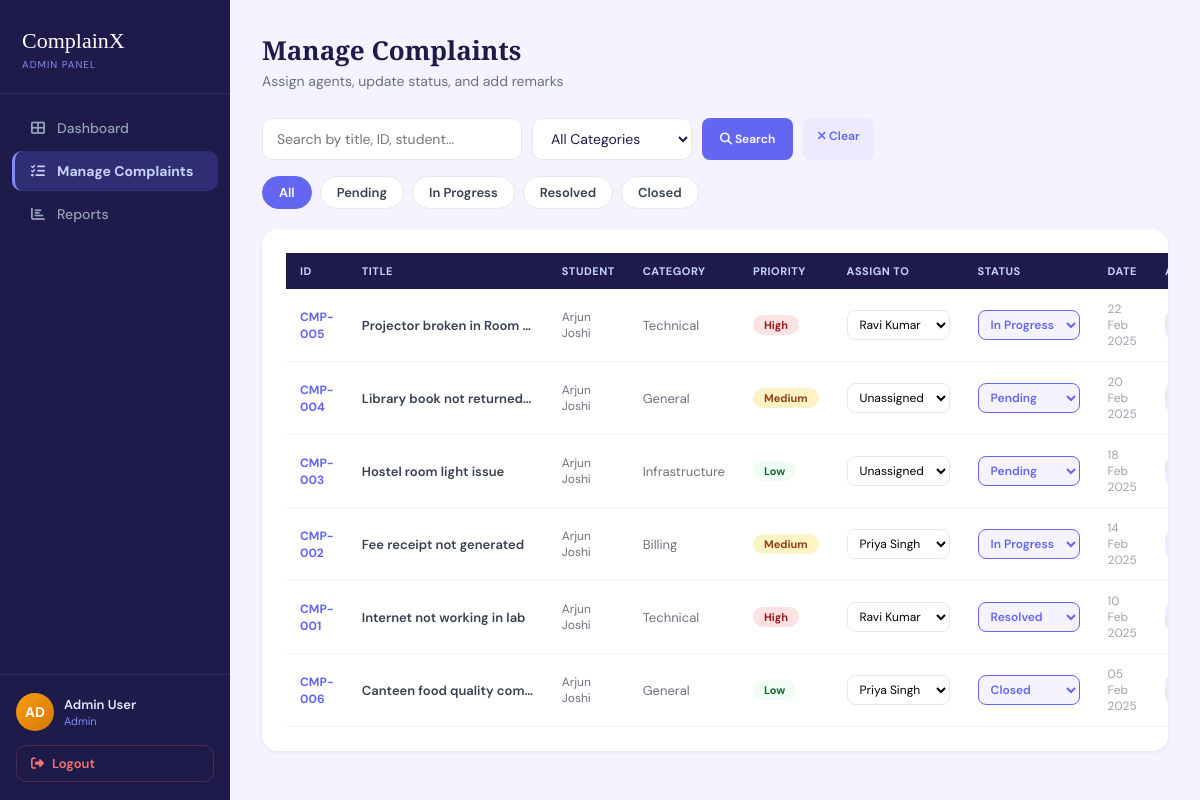
/admin/manage_complaints.php (signed in), run on the app's committed database.
### tables this page shows
CREATE TABLE IF NOT EXISTS complaints (
    id INT AUTO_INCREMENT PRIMARY KEY,
    complaint_no VARCHAR(20) NOT NULL UNIQUE,
    user_id INT NOT NULL,
    title VARCHAR(255) NOT NULL,
    category_id INT NOT NULL,
    description TEXT NOT NULL,
    attachment VARCHAR(255) DEFAULT NULL,
    priority ENUM('Low','Medium','High') DEFAULT 'Medium',
    status ENUM('Pending','In Progress','Resolved','Closed') DEFAULT 'Pending',
    agent_id INT DEFAULT NULL,
    created_at DATETIME DEFAULT CURRENT_TIMESTAMP,
    updated_at DATETIME DEFAULT CURRENT_TIMESTAMP ON UPDATE CURRENT_TIMESTAMP,
    FOREIGN KEY (user_id) REFERENCES users(id) ON DELETE CASCADE,
    FOREIGN KEY (category_id) REFERENCES categories(id),
    FOREIGN KEY (agent_id) REFERENCES users(id) ON DELETE SET NULL
);

CREATE TABLE IF NOT EXISTS users (
    id INT AUTO_INCREMENT PRIMARY KEY,
    name VARCHAR(100) NOT NULL,
    email VARCHAR(150) NOT NULL UNIQUE,
    password VARCHAR(255) NOT NULL,
    phone VARCHAR(15),
    role ENUM('user','admin','agent') DEFAULT 'user',
    created_at DATETIME DEFAULT CURRENT_TIMESTAMP
);

CREATE TABLE IF NOT EXISTS categories (
    id INT AUTO_INCREMENT PRIMARY KEY,
    name VARCHAR(100) NOT NULL
);

### admin/manage_complaints.php (the view, shortened to what this page needs)
<?php
require_once '../config/db.php';
require_once '../includes/functions.php';
$filter   = $_GET['status']   ?? 'All';
$catFilter= $_GET['category'] ?? 'All';
$search   = sanitize($conn, $_GET['search'] ?? '');
$where = "WHERE 1=1";
$complaints = $conn->query("
    SELECT c.*, cat.name as category_name, u.name as user_name, ag.name as agent_name
    FROM complaints c
    LEFT JOIN categories cat ON c.category_id = cat.id
    LEFT JOIN users u ON c.user_id = u.id
    LEFT JOIN users ag ON c.agent_id = ag.id
    $where ORDER BY c.created_at DESC
");
$agents     = $conn->query("SELECT id, name FROM users WHERE role IN ('admin','agent') ORDER BY name");
?>
<!DOCTYPE html>
<html lang="en">
<head>
<link rel="stylesheet" href="../assets/css/style.css">
<link rel="stylesheet" href="https://cdnjs.cloudflare.com/ajax/libs/font-awesome/6.4.0/css/all.min.css">
</head>
<body>
<div class="app-wrapper">
<?php require_once '../includes/sidebar_admin.php'; ?>
<div class="main-content">
    <div class="page-header">
        <h2>Manage Complaints</h2>
        <p>Assign agents, update status, and add remarks</p>
    </div>
    <div style="display:flex;gap:10px;flex-wrap:wrap;margin-bottom:16px;align-items:center;">
        <form method="GET" style="display:flex;gap:10px;flex-wrap:wrap;flex:1;">
            <input type="text" name="search" class="form-control-cx" placeholder="Search by title, ID, student..."
                value="<?= htmlspecialchars($search) ?>" style="max-width:260px;">
            <select name="category" class="form-select-cx" style="max-width:160px;">
                <option value="All">All Categories</option>
            </select>
            <button type="submit" class="btn-sm-cx btn-save" style="padding:10px 18px;"><i class="fas fa-search"></i> Search</button>
            <a href="manage_complaints.php" class="btn-sm-cx btn-view" style="padding:10px 14px;"><i class="fas fa-times"></i> Clear</a>
        </form>
    </div>
    <div class="filter-tabs">
        <?php foreach (['All','Pending','In Progress','Resolved','Closed'] as $tab): ?>
        <a href="manage_complaints.php?status=<?= urlencode($tab) ?>&category=<?= urlencode($catFilter) ?>&search=<?= urlencode($search) ?>"
           class="filter-tab <?= $filter === $tab ? 'active' : '' ?>"><?= $tab ?></a>
        <?php endforeach; ?>
    </div>
    <div class="card-box" style="overflow-x:auto;">
        <table class="table-modern table-admin">
            <thead><tr>
                <th>ID</th>
                <th>Title</th>
                <th>Student</th>
                <th>Category</th>
                <th>Priority</th>
                <th>Assign To</th>
                <th>Status</th>
                <th>Date</th>
                <th>Action</th>
            </tr></thead>
            <tbody>
            <?php if ($complaints->num_rows > 0): ?>
            <?php while ($c = $complaints->fetch_assoc()): ?>
            <tr>
                <td><span class="id-badge"><?= $c['complaint_no'] ?></span></td>
                <td style="font-weight:600;max-width:200px;overflow:hidden;text-overflow:ellipsis;white-space:nowrap;" title="<?= htmlspecialchars($c['title']) ?>"><?= htmlspecialchars($c['title']) ?></td>
                <td style="color:#6b7280;font-size:12px;"><?= htmlspecialchars($c['user_name']) ?></td>
                <td style="color:#6b7280;"><?= $c['category_name'] ?></td>
                <td><?= getPriorityBadge($c['priority']) ?></td>
                <td>
                    <select class="inline-select" onchange="updateAgent(<?= $c['id'] ?>, this.value)">
                        <option value="">Unassigned</option>
                        <?php $agents->data_seek(0); while ($ag = $agents->fetch_assoc()): ?>
                        <option value="<?= $ag['id'] ?>" <?= $c['agent_id'] == $ag['id'] ? 'selected' : '' ?>>
                            <?= htmlspecialchars($ag['name']) ?>
                        </option>
                        <?php endwhile; ?>
                    </select>
                </td>
                <td>
                    <select class="inline-select-action" onchange="updateStatus(<?= $c['id'] ?>, this.value)">
                        <?php foreach (['Pending','In Progress','Resolved','Closed'] as $s): ?>
                        <option value="<?= $s ?>" <?= $c['status'] === $s ? 'selected' : '' ?>><?= $s ?></option>
                        <?php endforeach; ?>
                    </select>
                </td>
                <td style="color:#9ca3af;font-size:12px;"><?= date('d M Y', strtotime($c['created_at'])) ?></td>
                <td><a href="view_complaint.php?id=<?= $c['id'] ?>" class="btn-sm-cx btn-view"><i class="fas fa-eye"></i></a></td>
            </tr>
            <?php endwhile; ?>
            <?php else: ?>
            <tr><td colspan="9" style="text-align:center;padding:40px;color:#9ca3af;">
                <i class="fas fa-inbox" style="font-size:36px;display:block;margin-bottom:12px;"></i> No complaints found.
            </td></tr>
            <?php endif; ?>
            </tbody>
        </table>
    </div>
</div>
</div>
</body>
</html>

### includes/functions.php (shortened to what this page needs)
<?php
function sanitize($conn, $data) {
    return $conn->real_escape_string(trim(htmlspecialchars($data)));
}
function getPriorityBadge($priority) {
    $map = [
        'High'   => ['bg' => '#fee2e2', 'color' => '#991b1b'],
        'Medium' => ['bg' => '#fef3c7', 'color' => '#92400e'],
        'Low'    => ['bg' => '#f0fdf4', 'color' => '#166534'],
    ];
    $p = $map[$priority] ?? $map['Medium'];
    return "<span class='priority-badge' style='background:{$p['bg']};color:{$p['color']};'>{$priority}</span>";
}
?>

### assets/css/style.css (style rules this page uses)
*, *::before, *::after { box-sizing: border-box; margin: 0; padding: 0; }
body { font-family: 'DM Sans', sans-serif; background: #f4f3ff; color: #1e1b4b; min-height: 100vh; }
.app-wrapper { display: flex; min-height: 100vh; }
.main-content { flex: 1; padding: 32px; overflow-y: auto; max-height: 100vh; }
.page-header { margin-bottom: 28px; }
.page-header h2 { font-family: 'Playfair Display', serif; font-size: 26px; color: #1e1b4b; margin-bottom: 4px; }
.page-header p { color: #6b7280; font-size: 14px; }
.card-box { background: #fff; border-radius: 16px; padding: 24px; box-shadow: 0 1px 4px rgba(0,0,0,.07); margin-bottom: 22px; animation: fadeIn .4s ease; }
.table-modern { width: 100%; border-collapse: collapse; font-size: 13px; }
.table-modern thead tr { background: #f8f7ff; }
.table-modern thead th { padding: 11px 14px; text-align: left; color: #6366f1; font-weight: 700; font-size: 11px; text-transform: uppercase; letter-spacing: .5px; }
.table-modern tbody tr { border-bottom: 1px solid #f3f4f6; transition: background .15s; }
.table-modern tbody td { padding: 12px 14px; color: #374151; vertical-align: middle; }
.table-admin thead tr { background: #1e1b4b; }
.table-admin thead th { color: #c7d2fe; }
.priority-badge { display: inline-block; border-radius: 20px; padding: 3px 11px; font-size: 11px; font-weight: 700; white-space: nowrap; }
.id-badge { font-weight: 700; color: #6366f1; font-size: 12px; }
.form-control-cx, .form-select-cx { width: 100%; padding: 10px 14px; border: 1.5px solid #e5e7eb; border-radius: 10px; font-size: 14px; font-family: 'DM Sans', sans-serif; outline: none; transition: border-color .2s; background: #fff; color: #1e1b4b; }
.btn-sm-cx { padding: 6px 14px; border-radius: 8px; font-size: 12px; font-weight: 600; cursor: pointer; border: none; font-family: 'DM Sans', sans-serif; text-decoration: none; display: inline-block; }
.btn-view { background: #ede9fe; color: #6366f1; }
.btn-save { background: #6366f1; color: #fff; }
.filter-tabs { display: flex; gap: 8px; flex-wrap: wrap; margin-bottom: 20px; }
.filter-tab { padding: 7px 16px; border-radius: 20px; border: 1.5px solid #e5e7eb; background: #fff; color: #374151; font-weight: 600; font-size: 13px; cursor: pointer; transition: all .2s; text-decoration: none; }
.filter-tab.active { background: #6366f1; color: #fff; border-color: #6366f1; }
.inline-select { border: 1.5px solid #e5e7eb; border-radius: 8px; padding: 5px 8px; font-size: 12px; font-family: 'DM Sans', sans-serif; background: #fff; outline: none; cursor: pointer; transition: border-color .2s; }
.inline-select-action { border: 1.5px solid #6366f1; border-radius: 8px; padding: 5px 8px; font-size: 12px; font-family: 'DM Sans', sans-serif; background: #f5f3ff; color: #6366f1; font-weight: 600; outline: none; cursor: pointer; }

### data on the page
complaints: complaint_no "CMP-005", title "Projector broken in Room…", user.name "Arjun Joshi", category.name "Technical", priority "High", agent+id "Ravi Kumar", status+id "In Progress", created_at "22 Feb 2025"
complaints: complaint_no "CMP-004", title "Library book not returned…", user.name "Arjun Joshi", category.name "General", priority "Medium", status+id "Pending", created_at "20 Feb 2025"
complaints: complaint_no "CMP-003", title "Hostel room light issue", user.name "Arjun Joshi", category.name "Infrastructure", priority "Low", status+id "Pending", created_at "18 Feb 2025"
complaints: complaint_no "CMP-002", title "Fee receipt not generated", user.name "Arjun Joshi", category.name "Billing", priority "Medium", agent+id "Priya Singh", status+id "In Progress", created_at "14 Feb 2025"
complaints: complaint_no "CMP-001", title "Internet not working in lab", user.name "Arjun Joshi", category.name "Technical", priority "High", agent+id "Ravi Kumar", status+id "Resolved", created_at "10 Feb 2025"
complaints: complaint_no "CMP-006", title "Canteen food quality com…", user.name "Arjun Joshi", category.name "General", priority "Low", agent+id "Priya Singh", status+id "Closed", created_at "05 Feb 2025"

### other printed values
substr($_SESSION['name'], 0, 2) "AD"
$_SESSION['name'] "Admin User"
$_SESSION['role'] "Admin"
$tab "All"
$tab "Pending"
$tab "In Progress"
$tab "Resolved"
$tab "Closed"
